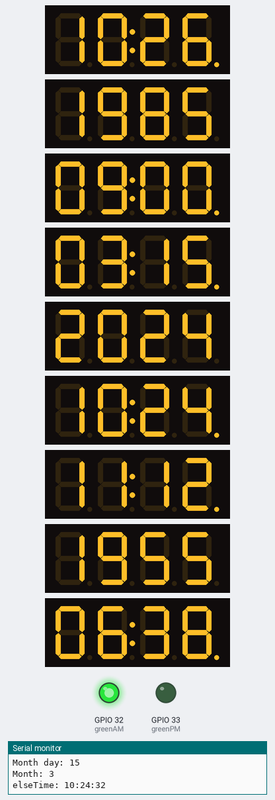
This sketch was run on a simulated ESP32. On the bench: 9 × 4-digit seven-segment display, output pins drawn as LEDs (lit = HIGH), the last lines printed to the serial monitor. WiFi joins after 1.5 s; servers stay silent unless stated; network time is answered at once with the bench clock; the local clock reads 2024-03-15 10:24:30 at power-on unless the sketch sets it.

Above: at 1.8 s.
At 90.3 s:
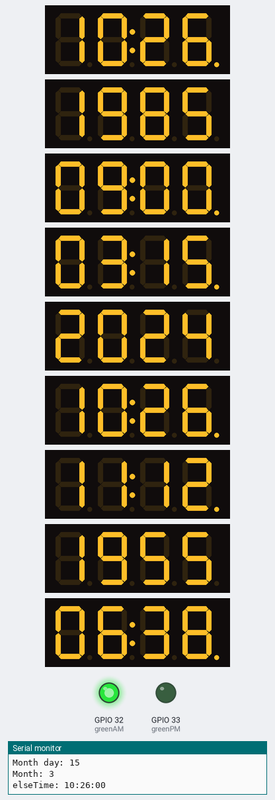
Timing chart, 0 to 91.8 s (numbered marks = the images above):
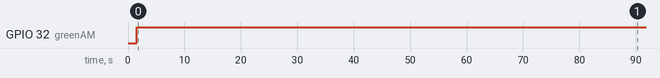

Measured:
- by itself, GPIO 32 (greenAM): LOW → HIGH at 1.5 s
- what the display in image 0 shows lasts 28.3 s, from 1.8 s to 30.1 s

The sketch:

BTTF_Clock_WIFI_12H_Auto_change_daylight_saving_time.ino
```cpp
#include "Arduino.h"
#include "TM1637Display.h"
#include "WiFiManager.h"
#include "NTPClient.h"


// Module connection pins (Digital Pins)
#define red_CLK 13
#define red1_DIO 14
#define red2_DIO 15
#define red3_DIO 16

#define green_CLK 17
#define green1_DIO 18
#define green2_DIO 19
#define green3_DIO 21

#define orange_CLK 22
#define orange1_DIO 23
#define orange2_DIO 25
#define orange3_DIO 26

#define greenAM 32
#define greenPM 33

bool res;
int Hour = 0;
//========================USEFUL VARIABLES=============================
int UTC = 2; //UTC = value in hour (SUMMER TIME) [For example: Paris UTC+2 => UTC=2]
const long utcOffsetInSeconds = 3600; // Offset in second
int Display_backlight = 255;

//Set the red displays
int red_day = 26;
int red_month = 10;
int red_year = 1985;
int red_hour = 9;
int red_minute = 00;

//set the orange displays
int orange_day = 12;
int orange_month = 11;
int orange_year = 1955;
int orange_hour = 06;
int orange_minute = 38;

//=====================================================================

// Define NTP Client to get time
WiFiUDP ntpUDP;
NTPClient timeClient(ntpUDP, "pool.ntp.org", utcOffsetInSeconds*UTC);

TM1637Display green1(green_CLK, green1_DIO);
TM1637Display green2(green_CLK, green2_DIO);
TM1637Display green3(green_CLK, green3_DIO);

TM1637Display red1(red_CLK, red1_DIO);
TM1637Display red2(red_CLK, red2_DIO);
TM1637Display red3(red_CLK, red3_DIO);

TM1637Display orange1(orange_CLK, orange1_DIO);
TM1637Display orange2(orange_CLK, orange2_DIO);
TM1637Display orange3(orange_CLK, orange3_DIO);

void setup()
{
  pinMode(32, OUTPUT);
  pinMode(33, OUTPUT);
  Serial.begin(115200);

    WiFiManager manager;

   manager.setTimeout(180);
  //fetches ssid and password and tries to connect, if connections succeeds it starts an access point with the name called "BTTF_CLOCK" and waits in a blocking loop for configuration
  res = manager.autoConnect("BTTF_CLOCK","password");

  if(!res) {
  Serial.println("failed to connect and timeout occurred");
  ESP.restart(); //reset and try again
  }

  timeClient.begin();
  red1.setBrightness(Display_backlight);
  red2.setBrightness(Display_backlight);
  red3.setBrightness(Display_backlight);

  green1.setBrightness(Display_backlight);
  green2.setBrightness(Display_backlight);
  green3.setBrightness(Display_backlight);

  orange1.setBrightness(Display_backlight);
  orange2.setBrightness(Display_backlight);
  orange3.setBrightness(Display_backlight);

}

void loop()
{
  timeClient.update();
  Serial.print("Time: ");
  Serial.println(timeClient.getFormattedTime());
  unsigned long epochTime = timeClient.getEpochTime();
  struct tm *ptm = gmtime ((time_t *)&epochTime);
  int currentYear = ptm->tm_year+1900;
  Serial.print("Year: ");
  Serial.println(currentYear);

  int monthDay = ptm->tm_mday;
  Serial.print("Month day: ");
  Serial.println(monthDay);

  int currentMonth = ptm->tm_mon+1;
  Serial.print("Month: ");
  Serial.println(currentMonth);

      if (timeClient.getHours() == 0)
  {
    Hour = 12;
    digitalWrite(greenAM, 1);
    digitalWrite(greenPM, 0);
    Serial.write(" =0");
  }

  else if (timeClient.getHours() == 12)
  {
    Hour = timeClient.getHours();
    digitalWrite(greenAM, 0);
    digitalWrite(greenPM, 1);
    Serial.write(" =12");
  }

  else if (timeClient.getHours() >= 13) {
    Hour = timeClient.getHours() - 12;
    digitalWrite(greenAM, 0);
    digitalWrite(greenPM, 1);
    Serial.write(" >=13");
  }

  else {
    Hour = timeClient.getHours();
    digitalWrite(greenAM, 1);
    digitalWrite(greenPM, 0);
    Serial.write("else");
  }

red1.showNumberDecEx(red_month,0b01000000,true,2,0);
red1.showNumberDecEx(red_day,0b01000000,true,2,2);
red2.showNumberDecEx(red_year,0b00000000,true);
red3.showNumberDecEx(red_hour,0b01000000,true,2,0);
red3.showNumberDecEx(red_minute,0b01000000,true,2,2);


green1.showNumberDecEx(currentMonth,0b01000000,true,2,0);
green1.showNumberDecEx(monthDay,0b01000000,true,2,2);
green2.showNumberDecEx(currentYear,0b00000000,true);
green3.showNumberDecEx(Hour,0b01000000,true,2,0);
green3.showNumberDecEx(timeClient.getMinutes(),0b01000000,true,2,2);


orange1.showNumberDecEx(orange_month,0b01000000,true,2,0);
orange1.showNumberDecEx(orange_day,0b01000000,true,2,2);
orange2.showNumberDecEx(orange_year,0b00000000,true);
orange3.showNumberDecEx(orange_hour,0b01000000,true,2,0);
orange3.showNumberDecEx(orange_minute,0b01000000,true,2,2);

if((currentMonth*30 + monthDay) >= 121 && (currentMonth*30 + monthDay) < 331){
timeClient.setTimeOffset(utcOffsetInSeconds*UTC);} // Change daylight saving time - Summer
else {timeClient.setTimeOffset((utcOffsetInSeconds*UTC) - 3600);} // Change daylight saving time - Winter


if(timeClient.getHours()>=13){
  digitalWrite(greenAM,0);
  digitalWrite(greenPM,1);}

else if(timeClient.getHours()==12){
  digitalWrite(greenAM,0);
  digitalWrite(greenPM,1);}

else{
  digitalWrite(greenAM,1);
  digitalWrite(greenPM,0);}

delay(20);

}
```
